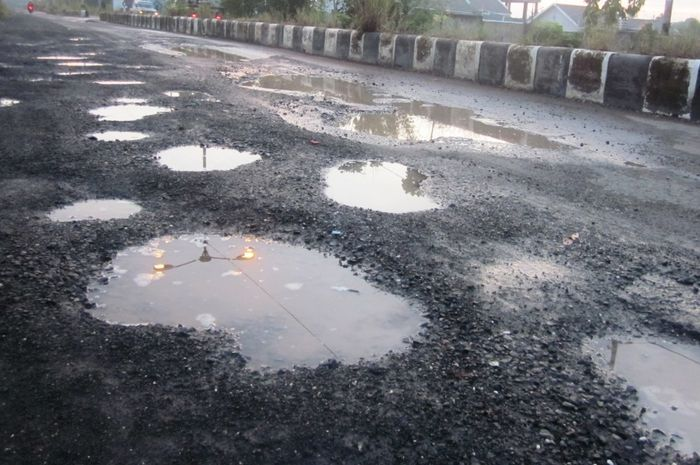
#> input picture 4248289897.jpg, 700 x 465 px
$ python -i pothole_alert.py   (imports and definitions only)
#> lines starting #> are read from the running program, lines starting #| are printed output that depends on the picture; after the words box and inside, x2 and y2 are one past the last pixel; in counts of white or black regions, pixels touching at a corner belong together
import cv2
import numpy as np
from tkinter import Tk, filedialog, Label, Button, messagebox
from PIL import Image, ImageTk
import os

# Fungsi deteksi lubang dan genangan air
def detect_potholes(image_path):
#> called with image_path = '4248289897.jpg'
    img = cv2.imread(image_path)
#> img is the input picture: shape (465, 700, 3); mean B, G, R 116.6, 110.9, 109.7
    if img is None:
        raise ValueError("Gambar tidak dapat dibaca.")

    # Skala ulang jika terlalu besar
    scale_percent = 70
    width = int(img.shape[1] * scale_percent / 100)
#> width = 490
    height = int(img.shape[0] * scale_percent / 100)
#> height = 325
    img = cv2.resize(img, (width, height))
#> img: shape (325, 490, 3)

    # Konversi ke grayscale dan HSV
    gray = cv2.cvtColor(img, cv2.COLOR_BGR2GRAY)
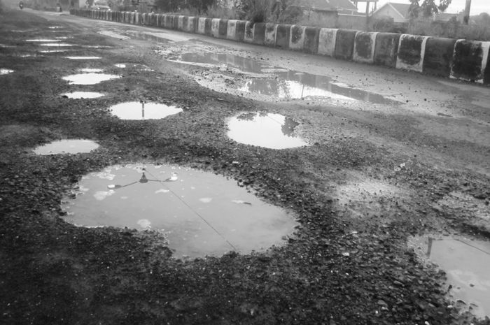
#> gray: shape (325, 490); min 8, max 255, mean 111.1
    hsv = cv2.cvtColor(img, cv2.COLOR_BGR2HSV)
#> hsv: shape (325, 490, 3); mean H, S, V 106.5, 27.9, 117.8

    # Threshold area gelap (lubang kering)
    blur = cv2.GaussianBlur(gray, (5, 5), 0)
    dark_thresh = cv2.adaptiveThreshold(blur, 255, cv2.ADAPTIVE_THRESH_MEAN_C,
                                        cv2.THRESH_BINARY_INV, 11, 4)
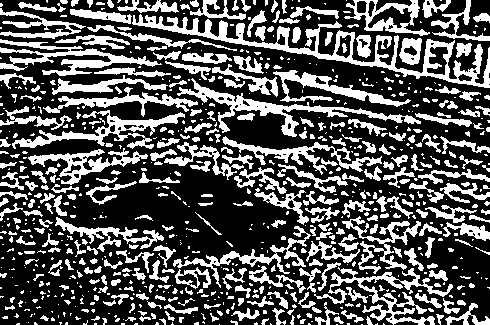
#> dark_thresh: shape (325, 490); 33.4% white; 767 white regions (446 under 20 px), largest, box (x1, y1, x2, y2) and area: (132, 14, 490, 88) 4293, (177, 78, 421, 137) 2145, (314, 267, 453, 325) 1893

    # Deteksi warna genangan air (biru/abu muda)
    lower_water = np.array([90, 10, 50])
    upper_water = np.array([140, 255, 255])
    water_mask = cv2.inRange(hsv, lower_water, upper_water)
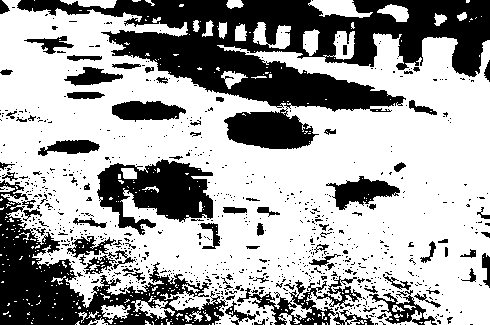
#> water_mask: shape (325, 490); 64.6% white; 834 black regions (752 under 20 px), largest, box (x1, y1, x2, y2) and area: (17, 0, 490, 149) 27202, (0, 180, 228, 325) 10166, (97, 159, 213, 235) 5033

    # Gabungkan mask air dan gelap
    combined_mask = cv2.bitwise_or(dark_thresh, water_mask)
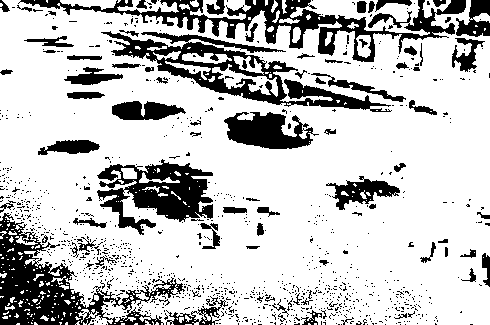
#> combined_mask: shape (325, 490); 76.8% white; 1043 black regions (964 under 20 px), largest, box (x1, y1, x2, y2) and area: (0, 213, 185, 325) 6341, (18, 0, 466, 62) 6212, (101, 31, 392, 112) 5651

    # Hilangkan noise kecil
    kernel = np.ones((3, 3), np.uint8)
    clean_mask = cv2.morphologyEx(combined_mask, cv2.MORPH_OPEN, kernel, iterations=2)
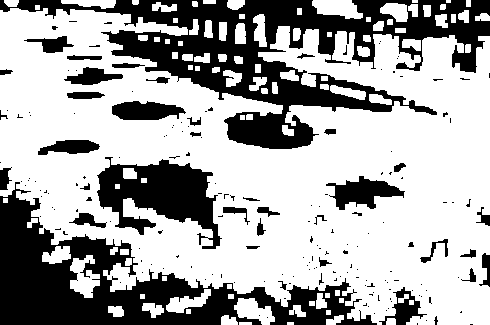
#> clean_mask: shape (325, 490); 66.2% white; 187 black regions (147 under 20 px)

    # Temukan kontur
    contours, _ = cv2.findContours(clean_mask, cv2.RETR_EXTERNAL, cv2.CHAIN_APPROX_SIMPLE)
#> contours = 94 contours, 21 with area under 20; largest, box (x1, y1, x2, y2) and area: (0, 8, 490, 325) 105572, (70, 255, 100, 298) 662, (312, 0, 363, 19) 628, (234, 298, 275, 325) 598, (166, 289, 211, 313) 445
    output = img.copy()
    pothole_count = 0

    for cnt in contours:
        area = cv2.contourArea(cnt)
        if area > 500:  # Saring lubang kecil
            x, y, w, h = cv2.boundingRect(cnt)
            cv2.rectangle(output, (x, y), (x + w, y + h), (0, 0, 255), 2)
            cv2.putText(output, "Lubang", (x, y - 5),
                        cv2.FONT_HERSHEY_SIMPLEX, 0.5, (0, 255, 0), 1)
            pothole_count += 1
#> this loop made 94 passes
#> (area, x, y, w, h) on passes 14, 25, 78, 89: (597.5, 234, 298, 41, 27), (662, 70, 255, 30, 43), (105571.5, 0, 8, 490, 317), (628, 312, 0, 51, 19)
#> area on passes 3, 4, 5, 8, 9, 10: 51, 91.5, 110, 121, 97, 172.5
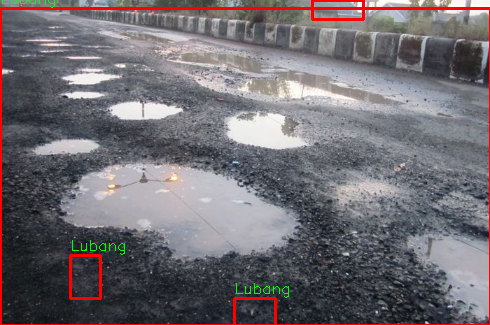
#> output: shape (325, 490, 3); mean B, G, R 113.9, 108.8, 113.4
#> after the loop, pothole_count = 4

    return output, pothole_count

# Fungsi untuk memilih gambar dan proses deteksi
def open_image():
    path = filedialog.askopenfilename(filetypes=[("Image Files", "*.jpg *.jpeg *.png")])
    if path:
        try:
            result, count = detect_potholes(path)
            save_path = os.path.join("output", os.path.basename(path))
            os.makedirs("output", exist_ok=True)
            cv2.imwrite(save_path, result)
            show_image(result)
            messagebox.showinfo("Sukses", f"Deteksi selesai!\nLubang terdeteksi: {count}\nHasil disimpan di: {save_path}")
        except Exception as e:
            messagebox.showerror("Error", str(e))

# Tampilkan hasil gambar di GUI
def show_image(img_cv):
    img_rgb = cv2.cvtColor(img_cv, cv2.COLOR_BGR2RGB)
    img_pil = Image.fromarray(img_rgb)
    img_pil = img_pil.resize((600, 400))
    img_tk = ImageTk.PhotoImage(img_pil)
    panel.configure(image=img_tk)
    panel.image = img_tk

# GUI
# [9 lines not run here, left out]

# [1 line that did not run here, left out]
# [3 lines not run here, left out]

>>> result = detect_potholes('4248289897.jpg')

$ run again, on OIP (1).jpeg
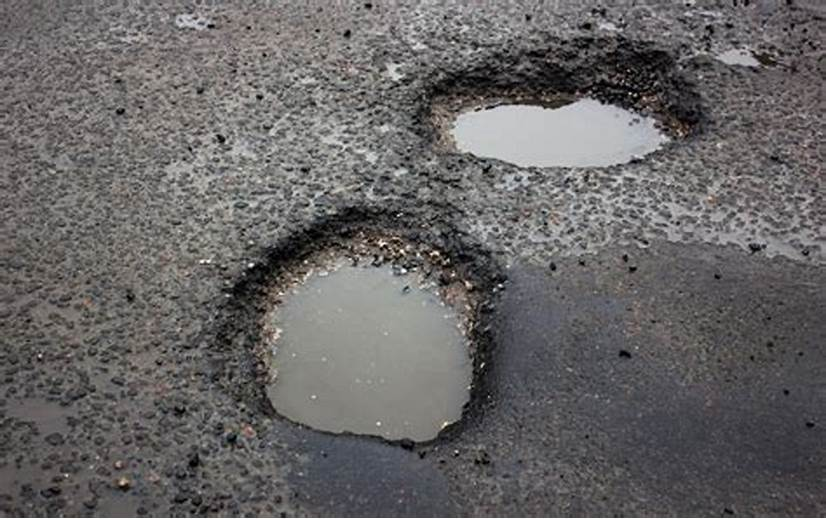
#> input picture OIP (1).jpeg, 826 x 519 px
#> in detect_potholes, img is the input picture: shape (519, 826, 3); mean B, G, R 101.4, 101.4, 103.3
#> img: shape (363, 578, 3)
#> hsv: shape (363, 578, 3); mean H, S, V 71.8, 13.4, 104.4
#> in detect_potholes, `dark_thresh = cv2.adaptiveThreshold(blur, 255, cv2.ADAPTIVE_THRESH_MEA..`:
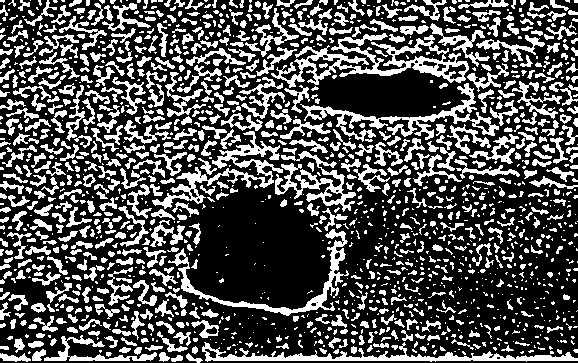
#> dark_thresh: shape (363, 578); 31.6% white; 1512 white regions (821 under 20 px), largest, box (x1, y1, x2, y2) and area: (271, 33, 469, 88) 3171, (202, 342, 578, 362) 2162, (300, 83, 499, 142) 2088
#> water_mask: shape (363, 578); 14.8% white; 505 white regions (439 under 20 px), largest, box (x1, y1, x2, y2) and area: (299, 161, 578, 358) 18881, (180, 296, 315, 362) 5863, (398, 69, 456, 107) 678
#> combined_mask: shape (363, 578); 43.2% white; 1124 white regions (546 under 20 px), largest, box (x1, y1, x2, y2) and area: (152, 125, 578, 362) 34369, (271, 22, 545, 166) 8772, (44, 329, 157, 361) 943
#> clean_mask: shape (363, 578); 16.8% white; 254 white regions (8 under 20 px)
#> contours = 254 contours, 87 with area under 20; largest, box (x1, y1, x2, y2) and area: (341, 180, 578, 341) 15790, (190, 297, 318, 362) 5750, (414, 65, 455, 106) 622, (303, 289, 348, 315) 364, (344, 313, 368, 336) 330
#> the loop in detect_potholes, `for cnt in contours:` made 254 passes
#> (area, x, y, w, h) on passes 46, 104, 196: (5750.5, 190, 297, 128, 65), (15790.5, 341, 180, 237, 161), (622, 414, 65, 41, 41)
#> after the loop in detect_potholes, `for cnt in contours:`:
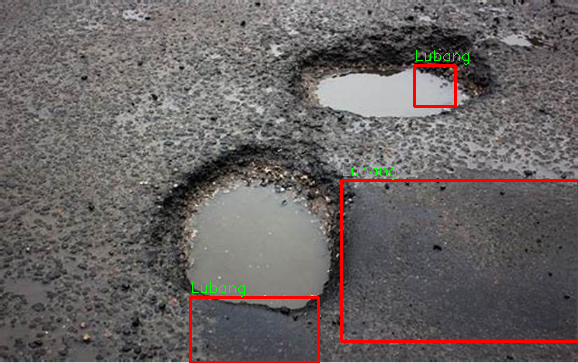
#> output: shape (363, 578, 3); mean B, G, R 99.5, 99.9, 105.7
#> after the loop in detect_potholes, `for cnt in contours:`: pothole_count = 3

$ run again, on OIP.jpeg
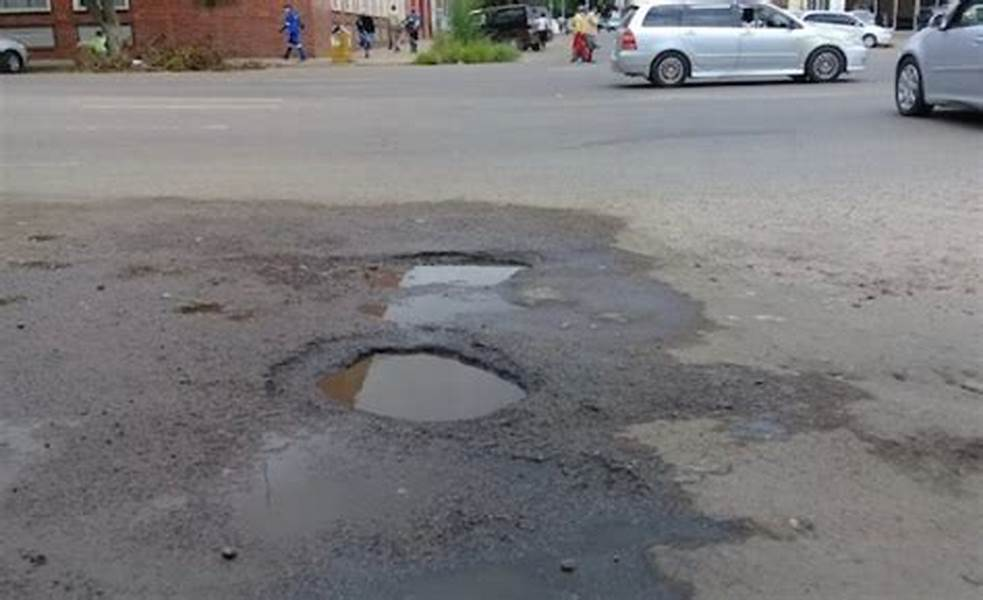
#> input picture OIP.jpeg, 983 x 600 px
#> in detect_potholes, img is the input picture: shape (600, 983, 3); mean B, G, R 123.2, 121.5, 123
#> img: shape (420, 688, 3)
#> hsv: shape (420, 688, 3); mean H, S, V 81.2, 20.7, 127.5
#> in detect_potholes, `dark_thresh = cv2.adaptiveThreshold(blur, 255, cv2.ADAPTIVE_THRESH_MEA..`:
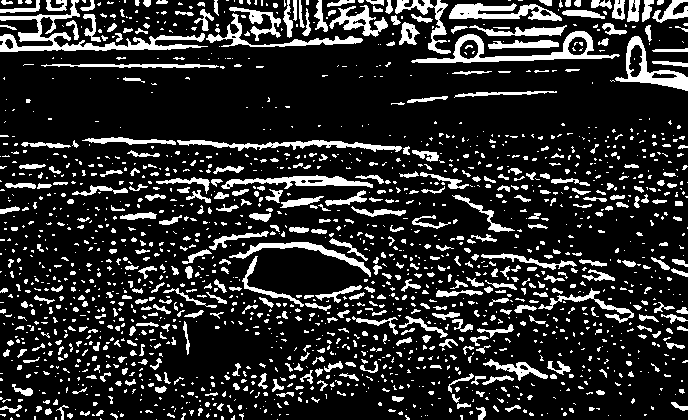
#> dark_thresh: shape (420, 688); 17.1% white; 1774 white regions (1310 under 20 px), largest, box (x1, y1, x2, y2) and area: (0, 0, 208, 52) 2241, (411, 31, 620, 63) 1615, (449, 3, 562, 21) 1151
#> water_mask: shape (420, 688); 33.5% white; 343 white regions (320 under 20 px), largest, box (x1, y1, x2, y2) and area: (134, 160, 519, 420) 59338, (280, 0, 688, 126) 31806, (0, 268, 34, 337) 1671
#> combined_mask: shape (420, 688); 44.3% white; 1294 white regions (1025 under 20 px), largest, box (x1, y1, x2, y2) and area: (125, 154, 548, 420) 62260, (280, 0, 688, 126) 35794, (0, 0, 363, 52) 3710
#> clean_mask: shape (420, 688); 35.1% white; 92 white regions (3 under 20 px)
#> contours = 92 contours, 28 with area under 20; largest, box (x1, y1, x2, y2) and area: (131, 160, 521, 420) 59702, (325, 0, 688, 124) 33442, (0, 268, 34, 337) 1576, (493, 277, 555, 313) 956, (349, 0, 418, 29) 872
#> the loop in detect_potholes, `for cnt in contours:` made 92 passes
#> (area, x, y, w, h) on passes 14, 16, 37, 85, 86: (955.5, 493, 277, 62, 36), (1575.5, 0, 268, 34, 69), (59701.5, 131, 160, 390, 260), (33442.5, 325, 0, 363, 124), (872, 349, 0, 69, 29)
#> after the loop in detect_potholes, `for cnt in contours:`:
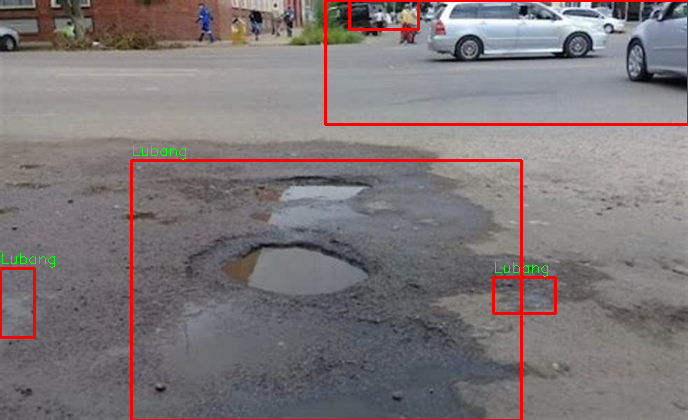
#> output: shape (420, 688, 3); mean B, G, R 120, 118.7, 125.9
#> after the loop in detect_potholes, `for cnt in contours:`: pothole_count = 5

$ run again, on OIP3.jpeg
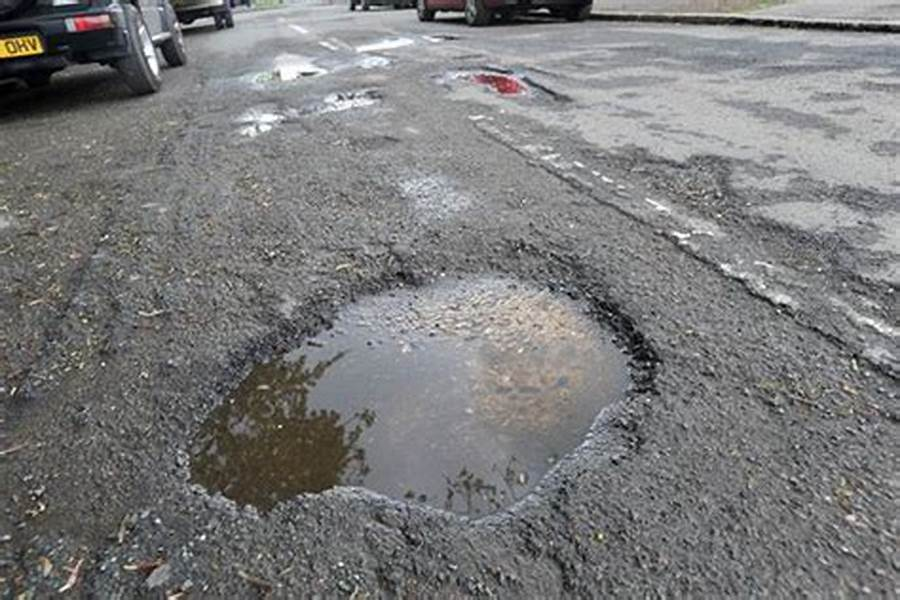
#> input picture OIP3.jpeg, 900 x 600 px
#> in detect_potholes, img is the input picture: shape (600, 900, 3); mean B, G, R 122.7, 122.5, 122.5
#> img: shape (420, 630, 3)
#> hsv: shape (420, 630, 3); mean H, S, V 68, 12.2, 125
#> in detect_potholes, `dark_thresh = cv2.adaptiveThreshold(blur, 255, cv2.ADAPTIVE_THRESH_MEA..`:
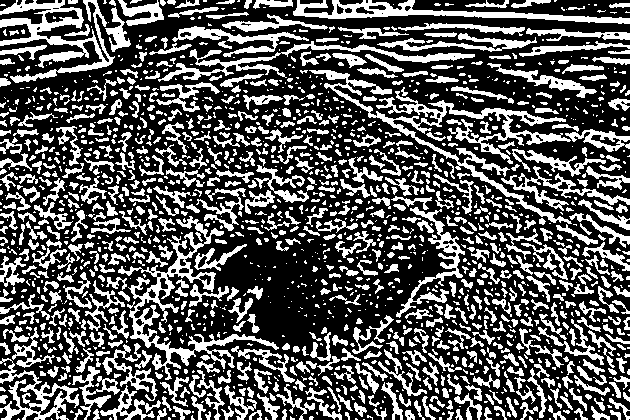
#> dark_thresh: shape (420, 630); 34.6% white; 1666 white regions (908 under 20 px), largest, box (x1, y1, x2, y2) and area: (309, 70, 572, 224) 4767, (118, 216, 279, 380) 3749, (0, 0, 115, 83) 3136
#> water_mask: shape (420, 630); 17.6% white; 806 white regions (702 under 20 px), largest, box (x1, y1, x2, y2) and area: (139, 190, 462, 390) 18731, (335, 22, 630, 54) 4788, (133, 0, 282, 68) 3320
#> combined_mask: shape (420, 630); 45.2% white; 1361 white regions (789 under 20 px), largest, box (x1, y1, x2, y2) and area: (0, 155, 465, 420) 33691, (0, 0, 630, 112) 25089, (309, 70, 572, 224) 4886
#> clean_mask: shape (420, 630); 19.8% white; 238 white regions (2 under 20 px)
#> contours = 238 contours, 59 with area under 20; largest, box (x1, y1, x2, y2) and area: (197, 192, 453, 381) 16198, (0, 0, 280, 90) 8568, (455, 22, 630, 54) 3473, (201, 0, 365, 34) 1866, (87, 358, 149, 414) 924
#> the loop in detect_potholes, `for cnt in contours:` made 238 passes
#> (area, x, y, w, h) on passes 36, 97, 122, 123, 140, 152, 155, 203: (923.5, 87, 358, 62, 56), (572.5, 155, 234, 41, 33), (16198.5, 197, 192, 256, 189), (598.5, 278, 190, 69, 17), (716.5, 553, 159, 51, 37), (532.5, 590, 130, 40, 22), (894.5, 280, 121, 40, 36), (509.5, 339, 44, 47, 31)
#> after the loop in detect_potholes, `for cnt in contours:`:
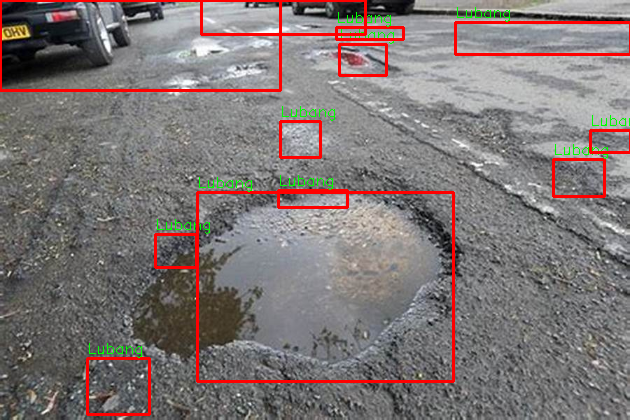
#> output: shape (420, 630, 3); mean B, G, R 117, 118, 126.7
#> after the loop in detect_potholes, `for cnt in contours:`: pothole_count = 12
